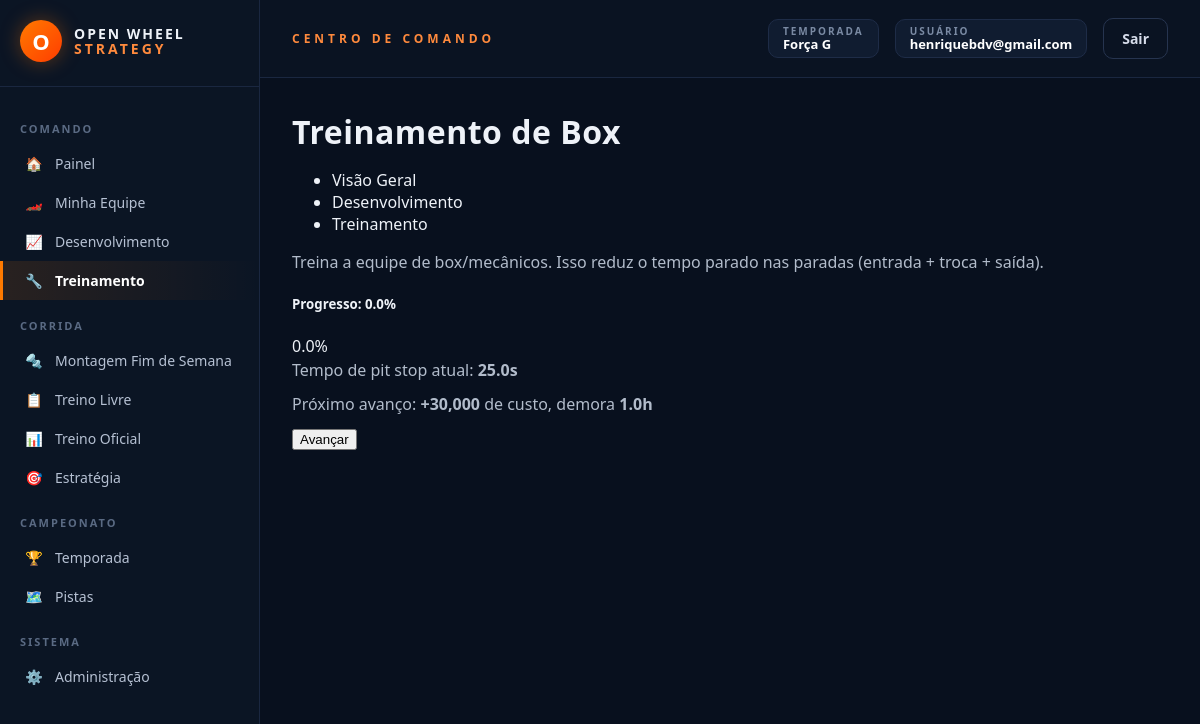
The page /minha-equipe/treinamento (signed in) on the database as committed earlier.
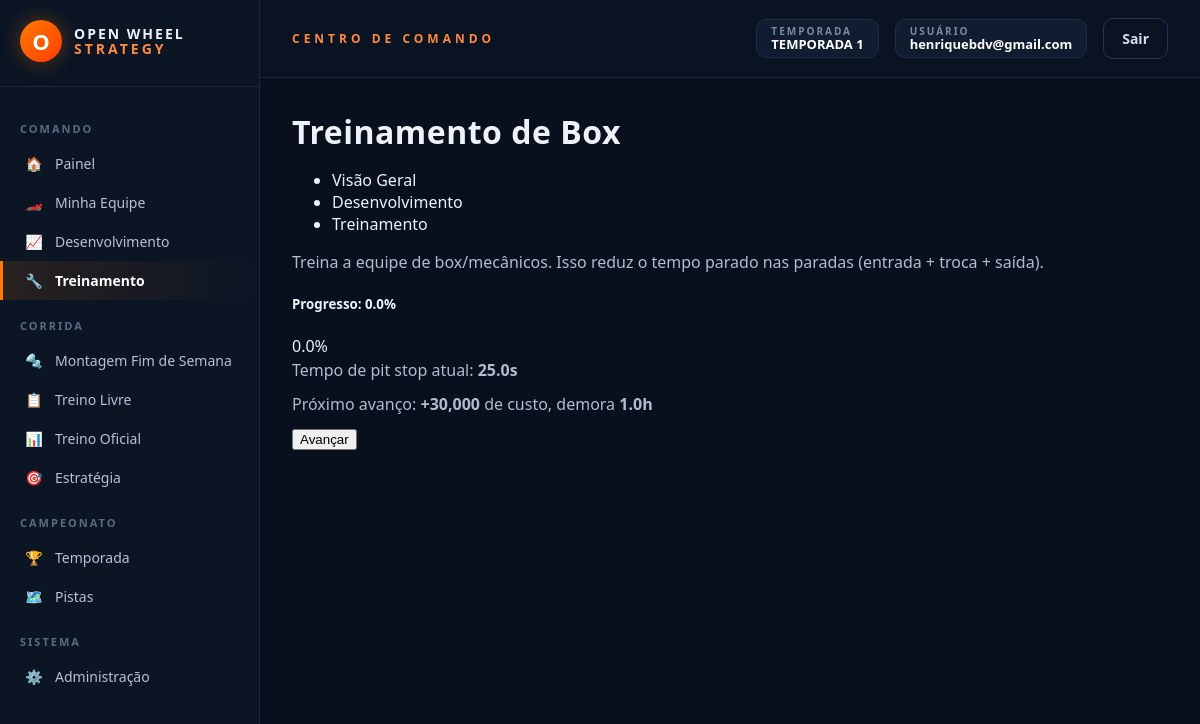
The same page on the database as committed later.
### models_temporada.py (models this page shows, shortened)
class Temporada(db.Model):
    __tablename__ = "temporadas"
    id = db.Column(db.Integer, primary_key=True)
    nome = db.Column(db.String(120), nullable=False)
    ativa = db.Column(db.Boolean, default=False, nullable=False)
    data_criacao = db.Column(db.DateTime, default=datetime.utcnow)
    corridas_agendadas = db.relationship(
        "CorridaAgendada", backref="temporada",
        cascade="all, delete-orphan",
        order_by="CorridaAgendada.ordem",
    )
    @classmethod
    def ativa_atual(cls):
        try:
            return cls.query.filter_by(ativa=True).first()
        except (OperationalError, ProgrammingError, NoSuchTableError):
            return None

### models.py (models this page shows)
class TreinamentoBox(db.Model):
    __tablename__ = "treinamentos_box"
    id = db.Column(db.Integer, primary_key=True)
    equipe_id = db.Column(db.Integer, db.ForeignKey("carros_jogadores.id"), unique=True, nullable=False)
    percentual = db.Column(db.Float, default=0.0)
    em_progresso = db.Column(db.Boolean, default=False)
    inicio_em = db.Column(db.DateTime, nullable=True)
    horario_conclusao = db.Column(db.DateTime, nullable=True)
    @classmethod
    def obter_ou_criar(cls, equipe_id):
        registro = cls.query.filter_by(equipe_id=equipe_id).first()
        if not registro:
            registro = cls(equipe_id=equipe_id)
            db.session.add(registro)
            db.session.commit()
        return registro

### rotas/desenvolvimento.py (the view)
    @app.route("/minha-equipe/treinamento", methods=["GET", "POST"])
    @login_requerido
    def treinamento_view():
        usuario = Usuario.query.get(session["usuario_id"])
        if not usuario.equipe:
            return redirect(url_for("minha_equipe"))
        equipe = usuario.equipe
        registro = TreinamentoBox.obter_ou_criar(equipe.id)
        config = Configuracao.obter()
        verificar_conclusao(registro, config.treino_incremento_percentual)
        mensagem = None
        if request.method == "POST":
            _, mensagem = avancar(registro, equipe, config.treino_custo_base, config.treino_custo_fator,
                                  config.treino_tempo_base_horas, config.treino_tempo_fator_horas, config.treino_incremento_percentual)
        proximo_custo = calcular_custo_proximo_avanco(registro.percentual, config.treino_custo_base, config.treino_custo_fator)
        proximo_tempo = calcular_tempo_proximo_avanco_horas(registro.percentual, config.treino_tempo_base_horas, config.treino_tempo_fator_horas)
        tempo_pit_atual = config.pit_tempo_sem_treino - ((config.pit_tempo_sem_treino - config.pit_tempo_treino_completo) * (registro.percentual / 100))
        return render_template("treinamento.html", equipe=equipe, registro=registro,
                               proximo_custo=proximo_custo, proximo_tempo=proximo_tempo, mensagem=mensagem,
                               tempo_pit_atual=round(tempo_pit_atual, 1))

### app.py (called while the page is built)
def _registrar_contexto(app):
    @app.context_processor
    def injetar_globais():
        usuario_id = session.get("usuario_id")
        usuario = Usuario.query.get(usuario_id) if usuario_id else None
        return {
            "usuario_logado": usuario,
            "categorias_fornecedor": FORNECEDORES_CONFIG,
            "temporada_ativa": Temporada.ativa_atual(),
        }

### extensoes.py (called while the page is built)
def login_requerido(view_func):
    @functools.wraps(view_func)
    def wrapper(*args, **kwargs):
        if not session.get("usuario_id"):
            return redirect(url_for("login"))
        return view_func(*args, **kwargs)
    return wrapper

### models.py (called while the page is built)
    @classmethod
    def obter(cls):
        config = cls.query.get(1)
        if not config:
            config = cls(id=1)
            db.session.add(config)
            db.session.commit()
        return config

### progressao.py (called while the page is built, shortened)
def calcular_custo_proximo_avanco(percentual_atual, custo_base, custo_fator):
    incremento_atual = int(percentual_atual // 5)
    return custo_base * (custo_fator ** incremento_atual)

def verificar_conclusao(registro, incremento_percentual, alvo_atributo="percentual"):
    if not getattr(registro, "em_progresso", False):
        return False

### templates/treinamento.html (shortened to what this page needs)
{% extends "base.html" %}
{% block content %}
<h1 class="h3">Treinamento de Box</h1>
{% include "_abas_equipe.html" %}
<p class="text-muted">Treina a equipe de box/mecânicos. Isso reduz o tempo parado nas paradas (entrada + troca + saída).</p>
<div class="card">
    <div class="card-body">
        <h5>Progresso: {{ registro.percentual }}%</h5>
        <div class="progress mb-3" style="height: 24px;">
            <div class="progress-bar bg-danger" style="width: {{ registro.percentual }}%;">{{ registro.percentual }}%</div>
        </div>
        <p>Tempo de pit stop atual: <strong>{{ tempo_pit_atual }}s</strong></p>
        {% if registro.em_progresso %}
            <p><strong>Em andamento</strong> - conclui em {{ registro.horario_conclusao.strftime('%d/%m %H:%M') }} (UTC)</p>
            <button class="btn btn-secondary" disabled>Avançar</button>
        {% elif registro.percentual >= 100 %}
            <p class="text-success">Treinamento completo! 🎉</p>
        {% else %}
            <p>Próximo avanço: <strong>+{{ "{:,.0f}".format(proximo_custo) }}</strong> de custo, demora <strong>{{ proximo_tempo }}h</strong></p>
            <form method="POST">
                <button type="submit" class="btn btn-primary">Avançar</button>
            </form>
        {% endif %}
    </div>
</div>
{% endblock %}

### templates/base.html (shortened to what this page needs)
<!DOCTYPE html>
<html lang="pt-br">
<head>
    <link href="{{ url_for('static', filename='css/tema.css') }}" rel="stylesheet">
</head>
<body>
{% if usuario_logado %}
<div class="ows-shell">
    <aside class="ows-sidebar">
        <div class="ows-logo">
            <div class="ows-logo-mark">O</div>
            <div class="ows-logo-text">OPEN WHEEL<br><span>STRATEGY</span></div>
        </div>
        <div class="ows-menu-section">COMANDO</div>
        <a href="{{ url_for('home') }}" class="ows-menu-link {% if request.endpoint == 'home' %}active{% endif %}"><span class="ows-icon">🏠</span> Painel</a>
        <a href="{{ url_for('minha_equipe') }}" class="ows-menu-link {% if request.endpoint == 'minha_equipe' %}active{% endif %}"><span class="ows-icon">🏎️</span> Minha Equipe</a>
        <a href="{{ url_for('desenvolvimento_view') }}" class="ows-menu-link {% if request.endpoint == 'desenvolvimento_view' %}active{% endif %}"><span class="ows-icon">📈</span> Desenvolvimento</a>
        <a href="{{ url_for('treinamento_view') }}" class="ows-menu-link {% if request.endpoint == 'treinamento_view' %}active{% endif %}"><span class="ows-icon">🔧</span> Treinamento</a>
        <div class="ows-menu-section">CORRIDA</div>
        <a href="{{ url_for('montagem_fim_de_semana') }}" class="ows-menu-link {% if request.endpoint == 'montagem_fim_de_semana' %}active{% endif %}"><span class="ows-icon">🔩</span> Montagem Fim de Semana</a>
        <a href="{{ url_for('treino_livre_view') }}" class="ows-menu-link {% if request.endpoint == 'treino_livre_view' %}active{% endif %}"><span class="ows-icon">📋</span> Treino Livre</a>
        <a href="{{ url_for('treino_oficial_view') }}" class="ows-menu-link {% if request.endpoint == 'treino_oficial_view' %}active{% endif %}"><span class="ows-icon">📊</span> Treino Oficial</a>
        <a href="{{ url_for('estrategia_corrida_view') }}" class="ows-menu-link {% if request.endpoint == 'estrategia_corrida_view' %}active{% endif %}"><span class="ows-icon">🎯</span> Estratégia</a>
        <div class="ows-menu-section">CAMPEONATO</div>
        <a href="{{ url_for('temporada_view') }}" class="ows-menu-link {% if request.endpoint == 'temporada_view' %}active{% endif %}"><span class="ows-icon">🏆</span> Temporada</a>
        <a href="{{ url_for('pistas_reais_view') }}" class="ows-menu-link {% if request.endpoint == 'pistas_reais_view' %}active{% endif %}"><span class="ows-icon">🗺️</span> Pistas</a>
        {% if usuario_logado.eh_admin %}
        <div class="ows-menu-section">SISTEMA</div>
        <a href="{{ url_for('admin_dashboard') }}" class="ows-menu-link {% if request.endpoint == 'admin_dashboard' %}active{% endif %}"><span class="ows-icon">⚙️</span> Administração</a>
        {% endif %}
    </aside>
    <div class="ows-main">
        <header class="ows-topbar">
            <div class="ows-topbar-title">CENTRO DE COMANDO</div>
            <div class="ows-topbar-right">
                {% if temporada_ativa %}
                <div class="ows-badge">
                    <div class="ows-badge-label">TEMPORADA</div>
                    <div class="ows-badge-value">{{ temporada_ativa.nome }}</div>
                </div>
                {% endif %}
                <div class="ows-badge">
                    <div class="ows-badge-label">USUÁRIO</div>
                    <div class="ows-badge-value">{{ usuario_logado.email }}</div>
                </div>
                <a href="{{ url_for('logout') }}" class="ows-btn ows-btn-ghost">Sair</a>
            </div>
        </header>
        <div class="ows-content">
            {% block content %}{% endblock %}
        </div>
    </div>
</div>
{% endif %}
</body>
</html>

Rows that differ between the two databases and show on the page:
changed Temporada: nome "Força G" → "TEMPORADA 1"
